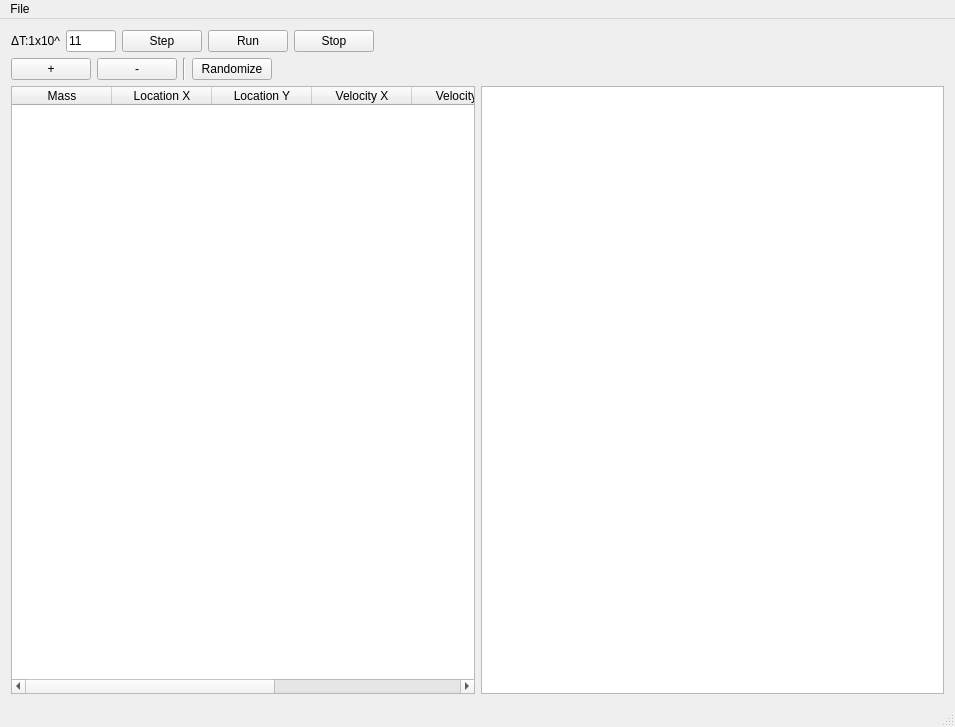
<?xml version="1.0" encoding="UTF-8"?>
<ui version="4.0">
 <class>MainWindow</class>
 <widget class="QMainWindow" name="MainWindow">
  <property name="geometry">
   <rect>
    <x>0</x>
    <y>0</y>
    <width>955</width>
    <height>727</height>
   </rect>
  </property>
  <property name="sizePolicy">
   <sizepolicy hsizetype="Preferred" vsizetype="Preferred">
    <horstretch>0</horstretch>
    <verstretch>0</verstretch>
   </sizepolicy>
  </property>
  <property name="windowTitle">
   <string>MainWindow</string>
  </property>
  <widget class="QWidget" name="centralWidget">
   <layout class="QGridLayout" name="gridLayout">
    <item row="6" column="12">
     <layout class="QGridLayout" name="gridLayout_2"/>
    </item>
    <item row="4" column="7">
     <layout class="QVBoxLayout" name="verticalLayout">
      <item>
       <layout class="QHBoxLayout" name="horizontalLayout_4">
        <item>
         <widget class="QLabel" name="label">
          <property name="text">
           <string>ΔT:1x10^</string>
          </property>
         </widget>
        </item>
        <item>
         <widget class="QLineEdit" name="lineEdit_dt">
          <property name="sizePolicy">
           <sizepolicy hsizetype="Fixed" vsizetype="Fixed">
            <horstretch>0</horstretch>
            <verstretch>0</verstretch>
           </sizepolicy>
          </property>
          <property name="minimumSize">
           <size>
            <width>50</width>
            <height>0</height>
           </size>
          </property>
          <property name="maximumSize">
           <size>
            <width>50</width>
            <height>16777215</height>
           </size>
          </property>
          <property name="text">
           <string>11</string>
          </property>
         </widget>
        </item>
        <item>
         <widget class="QPushButton" name="pushButton_step">
          <property name="text">
           <string>Step</string>
          </property>
         </widget>
        </item>
        <item>
         <widget class="QPushButton" name="pushButton_run">
          <property name="enabled">
           <bool>true</bool>
          </property>
          <property name="text">
           <string>Run</string>
          </property>
          <property name="checkable">
           <bool>false</bool>
          </property>
          <property name="flat">
           <bool>false</bool>
          </property>
         </widget>
        </item>
        <item>
         <widget class="QPushButton" name="pushButton_stop">
          <property name="enabled">
           <bool>true</bool>
          </property>
          <property name="text">
           <string>Stop</string>
          </property>
          <property name="checkable">
           <bool>false</bool>
          </property>
          <property name="checked">
           <bool>false</bool>
          </property>
          <property name="flat">
           <bool>false</bool>
          </property>
         </widget>
        </item>
        <item>
         <spacer name="horizontalSpacer_2">
          <property name="orientation">
           <enum>Qt::Horizontal</enum>
          </property>
          <property name="sizeHint" stdset="0">
           <size>
            <width>40</width>
            <height>20</height>
           </size>
          </property>
         </spacer>
        </item>
       </layout>
      </item>
      <item>
       <layout class="QHBoxLayout" name="horizontalLayout">
        <property name="sizeConstraint">
         <enum>QLayout::SetFixedSize</enum>
        </property>
        <item>
         <widget class="QPushButton" name="pushButton_add_row">
          <property name="text">
           <string>+</string>
          </property>
         </widget>
        </item>
        <item>
         <widget class="QPushButton" name="pushButton_remove_row">
          <property name="text">
           <string>-</string>
          </property>
         </widget>
        </item>
        <item>
         <widget class="Line" name="line">
          <property name="orientation">
           <enum>Qt::Vertical</enum>
          </property>
         </widget>
        </item>
        <item>
         <widget class="QPushButton" name="pushButton_randomize">
          <property name="text">
           <string>Randomize</string>
          </property>
         </widget>
        </item>
        <item>
         <spacer name="horizontalSpacer">
          <property name="orientation">
           <enum>Qt::Horizontal</enum>
          </property>
          <property name="sizeHint" stdset="0">
           <size>
            <width>40</width>
            <height>20</height>
           </size>
          </property>
         </spacer>
        </item>
       </layout>
      </item>
      <item>
       <layout class="QHBoxLayout" name="horizontalLayout_5">
        <item>
         <widget class="QTableWidget" name="tableWidget">
          <property name="sizePolicy">
           <sizepolicy hsizetype="Expanding" vsizetype="Expanding">
            <horstretch>1</horstretch>
            <verstretch>0</verstretch>
           </sizepolicy>
          </property>
          <property name="minimumSize">
           <size>
            <width>0</width>
            <height>0</height>
           </size>
          </property>
          <property name="alternatingRowColors">
           <bool>true</bool>
          </property>
          <property name="sortingEnabled">
           <bool>false</bool>
          </property>
          <attribute name="horizontalHeaderCascadingSectionResizes">
           <bool>false</bool>
          </attribute>
          <attribute name="horizontalHeaderStretchLastSection">
           <bool>true</bool>
          </attribute>
          <column>
           <property name="text">
            <string>Mass</string>
           </property>
          </column>
          <column>
           <property name="text">
            <string>Location X</string>
           </property>
          </column>
          <column>
           <property name="text">
            <string>Location Y</string>
           </property>
          </column>
          <column>
           <property name="text">
            <string>Velocity X</string>
           </property>
          </column>
          <column>
           <property name="text">
            <string>Velocity Y</string>
           </property>
          </column>
          <column>
           <property name="text">
            <string>Force X</string>
           </property>
          </column>
          <column>
           <property name="text">
            <string>Force Y</string>
           </property>
          </column>
         </widget>
        </item>
        <item>
         <widget class="GraphWidget" name="graphicsView">
          <property name="enabled">
           <bool>true</bool>
          </property>
          <property name="sizePolicy">
           <sizepolicy hsizetype="Expanding" vsizetype="Expanding">
            <horstretch>1</horstretch>
            <verstretch>0</verstretch>
           </sizepolicy>
          </property>
          <property name="renderHints">
           <set>QPainter::Antialiasing|QPainter::TextAntialiasing</set>
          </property>
         </widget>
        </item>
       </layout>
      </item>
     </layout>
    </item>
   </layout>
  </widget>
  <widget class="QMenuBar" name="menuBar">
   <property name="geometry">
    <rect>
     <x>0</x>
     <y>0</y>
     <width>955</width>
     <height>21</height>
    </rect>
   </property>
   <property name="defaultUp">
    <bool>false</bool>
   </property>
   <property name="nativeMenuBar">
    <bool>true</bool>
   </property>
   <widget class="QMenu" name="menuAdd_Object">
    <property name="title">
     <string>File</string>
    </property>
    <addaction name="actionImport_Objects"/>
    <addaction name="actionSave"/>
    <addaction name="separator"/>
    <addaction name="actionSave_Log"/>
   </widget>
   <addaction name="menuAdd_Object"/>
  </widget>
  <widget class="QStatusBar" name="statusBar">
   <property name="statusTip">
    <string/>
   </property>
   <property name="autoFillBackground">
    <bool>false</bool>
   </property>
  </widget>
  <action name="actionImport_Objects">
   <property name="text">
    <string>Open</string>
   </property>
  </action>
  <action name="actionSave">
   <property name="text">
    <string>Save</string>
   </property>
  </action>
  <action name="actionSave_Log">
   <property name="text">
    <string>Save Log</string>
   </property>
  </action>
 </widget>
 <layoutdefault spacing="6" margin="11"/>
 <customwidgets>
  <customwidget>
   <class>GraphWidget</class>
   <extends>QGraphicsView</extends>
   <header>graphwidget.h</header>
  </customwidget>
 </customwidgets>
 <resources/>
 <connections/>
</ui>
